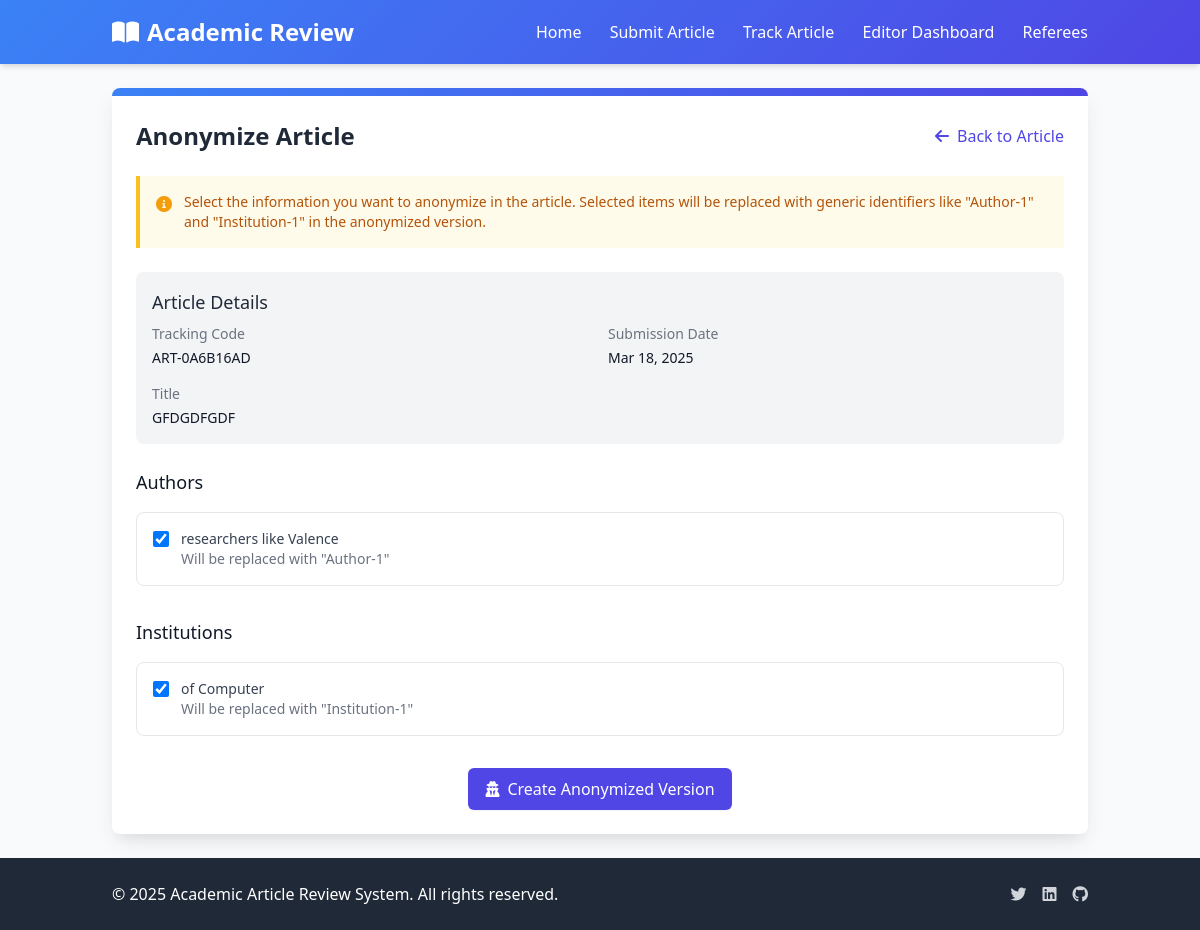
The page /editor/article/12/anonymize/ on the database its author committed.
### articles/models.py (models this page shows, shortened)
class Article(models.Model):
    STATUS_CHOICES = (
        ('submitted', 'Submitted'),
        ('under_review', 'Under Review'),
        ('revision_required', 'Revision Required'),
        ('accepted', 'Accepted'),
        ('rejected', 'Rejected'),
    )
    title = models.CharField(max_length=255, null=True, blank=True)
    tracking_code = models.CharField(max_length=20, unique=True, editable=False)
    email = models.EmailField()
    file = models.FileField(upload_to='articles/')
    anonymized_file = models.FileField(upload_to='anonymized_articles/', null=True, blank=True)
    status = models.CharField(max_length=50, choices=STATUS_CHOICES, default='submitted')
    submission_date = models.DateTimeField(auto_now_add=True)
    last_updated = models.DateTimeField(auto_now=True)
    referee = models.ForeignKey('Referee', on_delete=models.SET_NULL, null=True, blank=True, related_name='assigned_articles')
    extracted_authors = models.TextField(blank=True, null=True, help_text="Automatically extracted author names")
    extracted_institutions = models.TextField(blank=True, null=True, help_text="Automatically extracted institutions")
    extracted_keywords = models.TextField(blank=True, null=True, help_text="Automatically extracted keywords")
    anonymization_map = models.TextField(blank=True, null=True, help_text="JSON mapping of original text to anonymized text")
    is_anonymized = models.BooleanField(default=False, help_text="Whether the article has been anonymized")
    def get_extracted_authors_list(self):
        if self.extracted_authors:
            return self.extracted_authors.split('|')
        return []
    def get_extracted_institutions_list(self):
        if self.extracted_institutions:
            return self.extracted_institutions.split('|')
        return []

### articles/views.py (the view, shortened to what this page needs)
# urls.py: path('editor/article/<int:article_id>/anonymize/', views.anonymize_article, name='anonymize_article'),
def anonymize_article(request, article_id):
    article = get_object_or_404(Article, id=article_id)
    return render(request, 'articles/editor/anonymize.html', {
        'article': article,
        'authors': article.get_extracted_authors_list(),       # '|'-separated -> list
        'institutions': article.get_extracted_institutions_list()  # '|'-separated -> list
    })

### templates/articles/editor/anonymize.html (shortened to what this page needs)
{% extends 'articles/base.html' %}
{% block content %}
<div class="max-w-5xl mx-auto">
    <div class="bg-white rounded-lg shadow-card overflow-hidden">
        <div class="gradient-bg h-2"></div>
        <div class="p-6">
            <div class="flex justify-between items-center mb-6">
                <h1 class="text-2xl font-bold text-gray-800">Anonymize Article</h1>
                <a href="{% url 'editor_review' article.id %}" class="text-indigo-600 hover:text-indigo-900">
                    <i class="fas fa-arrow-left mr-1"></i> Back to Article
                </a>
            </div>
            <div class="bg-yellow-50 border-l-4 border-yellow-400 p-4 mb-6">
                <div class="flex">
                    <div class="flex-shrink-0">
                        <i class="fas fa-info-circle text-yellow-500"></i>
                    </div>
                    <div class="ml-3">
                        <p class="text-sm text-yellow-700">
                            Select the information you want to anonymize in the article. Selected items will be replaced with generic identifiers like "Author-1" and "Institution-1" in the anonymized version.
                        </p>
                    </div>
                </div>
            </div>
            <div class="bg-gray-100 p-4 rounded-lg mb-6">
                <h2 class="text-lg font-medium text-gray-800 mb-2">Article Details</h2>
                <dl class="grid grid-cols-1 gap-x-4 gap-y-4 sm:grid-cols-2">
                    <div class="sm:col-span-1">
                        <dt class="text-sm font-medium text-gray-500">Tracking Code</dt>
                        <dd class="mt-1 text-sm text-gray-900">{{ article.tracking_code }}</dd>
                    </div>
                    <div class="sm:col-span-1">
                        <dt class="text-sm font-medium text-gray-500">Submission Date</dt>
                        <dd class="mt-1 text-sm text-gray-900">{{ article.submission_date|date:"M d, Y" }}</dd>
                    </div>
                    {% if article.title %}
                    <div class="sm:col-span-2">
                        <dt class="text-sm font-medium text-gray-500">Title</dt>
                        <dd class="mt-1 text-sm text-gray-900">{{ article.title }}</dd>
                    </div>
                    {% endif %}
                </dl>
            </div>
            <form method="post" class="mt-6" autocomplete="false">
                <div class="mb-8">
                    <h3 class="text-lg font-medium text-gray-900 mb-4">Authors</h3>
                    {% if authors %}
                    <div class="bg-white rounded-lg border border-gray-200 overflow-hidden">
                        <ul class="divide-y divide-gray-200">
                            {% for author in authors %}
                            <li class="p-4">
                                <div class="flex items-start">
                                    <div class="flex items-center h-5">
                                        <input id="author-{{ forloop.counter }}" name="authors" value="{{ author }}" type="checkbox" checked class="focus:ring-indigo-500 h-4 w-4 text-indigo-600 border-gray-300 rounded">
                                    </div>
                                    <div class="ml-3 text-sm">
                                        <label for="author-{{ forloop.counter }}" class="font-medium text-gray-700">{{ author }}</label>
                                        <p class="text-gray-500">Will be replaced with "Author-{{ forloop.counter }}"</p>
                                    </div>
                                </div>
                            </li>
                            {% endfor %}
                        </ul>
                    </div>
                    {% else %}
                    <div class="bg-white rounded-lg border border-gray-200 p-4 text-center text-gray-500">
                        No authors extracted. <a href="{% url 'process_article_metadata' article.id %}" class="text-indigo-600 hover:text-indigo-900">Process article metadata</a> first.
                    </div>
                    {% endif %}
                </div>
                <div class="mb-8">
                    <h3 class="text-lg font-medium text-gray-900 mb-4">Institutions</h3>
                    {% if institutions %}
                    <div class="bg-white rounded-lg border border-gray-200 overflow-hidden">
                        <ul class="divide-y divide-gray-200">
                            {% for institution in institutions %}
                            <li class="p-4">
                                <div class="flex items-start">
                                    <div class="flex items-center h-5">
                                        <input id="institution-{{ forloop.counter }}" name="institutions" value="{{ institution }}" type="checkbox" checked class="focus:ring-indigo-500 h-4 w-4 text-indigo-600 border-gray-300 rounded">
                                    </div>
                                    <div class="ml-3 text-sm">
                                        <label for="institution-{{ forloop.counter }}" class="font-medium text-gray-700">{{ institution }}</label>
                                        <p class="text-gray-500">Will be replaced with "Institution-{{ forloop.counter }}"</p>
                                    </div>
                                </div>
                            </li>
                            {% endfor %}
                        </ul>
                    </div>
                    {% else %}
                    <div class="bg-white rounded-lg border border-gray-200 p-4 text-center text-gray-500">
                        No institutions extracted. <a href="{% url 'process_article_metadata' article.id %}" class="text-indigo-600 hover:text-indigo-900">Process article metadata</a> first.
                    </div>
                    {% endif %}
                </div>
                <div class="flex justify-center">
                    <button type="submit" class="inline-flex items-center px-4 py-2 border border-transparent text-base font-medium rounded-md shadow-sm text-white bg-indigo-600 hover:bg-indigo-700 focus:outline-none focus:ring-2 focus:ring-offset-2 focus:ring-indigo-500">
                        <i class="fas fa-user-secret mr-2"></i> Create Anonymized Version
                    </button>
                </div>
            </form>
        </div>
    </div>
</div>
{% endblock %}

### templates/articles/base.html (style rules this page uses)
.gradient-bg { background: linear-gradient(135deg, #3b82f6 0%, #4f46e5 100%); }
.shadow-card { box-shadow: 0 10px 25px -5px rgba(0, 0, 0, 0.1), 0 10px 10px -5px rgba(0, 0, 0, 0.04); }

### rows shown on the page
Article: tracking_code "ART-0A6B16AD", submission_date "Mar 18, 2025", title "GFDGDFGDF", authors "researchers like Valence", institutions "of Computer"
